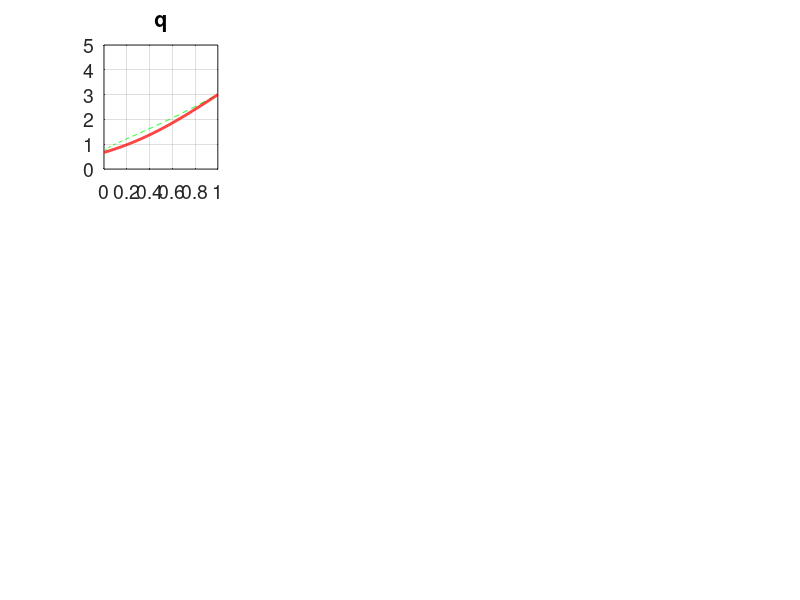

Source code (MATLAB): (Note: this script raises an error after producing the figure.)
% Hua-sheng XIE, huashengxie@gmail.com, IFTS-ZJU, 2013-03-10 08:14
% Tokamak q, n, T profile generator, for Shafranov shift equilibrium
% Normalization: White2001 book, B0=1, R0=1

close all; clear; clc;
opt=3;

% % eq=8, xhs ballooning
% r0=66.6; % major radius, unit=cm
% b0=16772; % on-axis magnetic field, unit=gauss
% etemp0=1.5625e3; % on-axis electron temperature, unit=ev
% % eden0=1.5346e14/3; % on-axis electron number density, unit=1/cm^3
% eden0=0.5e14;

% % eq=8, xhs ballooning
r0=165; % major radius, unit=cm
b0=13500; % on-axis magnetic field, unit=gauss
etemp0=0.4e3; % on-axis electron temperature, unit=ev
% eden0=1.5346e14/3; % on-axis electron number density, unit=1/cm^3
eden0=5e13;

% % eq=1, Cyclone
% r0=83.5;
% b0=20125.4;
% etemp0=2223.0;
% eden0=0.3142e14;

% % eq=3, Wenjun RSAE case
% r0=141.94; % major radius, unit=cm
% b0=19100.0; % on-axis magnetic field, unit=gauss
% etemp0=2500.0; % on-axis electron temperature, unit=ev
% eden0=1.448e14/2;

% etemp0=etemp0/2; eden0=eden0/2;

itemp0=etemp0;
iden0=eden0;
ftemp0=2.0*etemp0;
% fden0=1.0e-5*eden0;
fden0=1.0e-3*eden0;

% keep this the same with GTC analytic.F90 & eqdata.F90
fload=0; qelectron=-1; qion=1; qfast=1;
if(fload==0)
    nipp=abs(qelectron)/qion;
    fden0=1.0e-6*eden0; % eqdata.F90, subroutine analyticeq
else
    nipp=(abs(qelectron)-fden0*qfast)/qion;
end

%%
% npp=50; 
npp=256;
if(opt==1) 
    % 1, original GTC analytical eq, q=q1+q2*psi+q3*psi^2, n,T=tanh()

% % eq=1, Cyclone    
%     psiw=0.0375;
%     q1=0.82; q2=1.1; q3=1.0;
%     ne1=0.205; ne2=0.3; ne3=0.4;
%     te1=0.415; te2=0.18; te3=0.4;

% % eq=3, Wenjun RSAE case
%     psiw=0.02895;
%     q1=1.87; q2=-1.2; q3=2.0;
%     ne1=0.0; ne2=0.0; ne3=1;
%     te1=0.0; te2=0.0; te3=1.0;

% % eq=8, xhs ballooning
%     psiw=0.012;
%     q1=1.5; q2=0.0; q3=1.0;
%     psiw=0.0075;
%     q1=1.2;q2=1.5;q3=0.9;
    psiw=0.012;
    q1=1.0; q2=0.0; q3=2.0;
    ne1=0.4944; ne2=0.7; ne3=0.04;
    te1=0.0; te2=0.0; te3=1.0;
    
%     psiw=0.05; % psi on wall
    psi=0:(1/npp)*psiw:psiw;
    psi_n=psi./psiw; % normalization psi

%     q1=1.0; q2=0.0; q3=2.0;
    q=q1+q2.*psi_n+q3.*psi_n.^2;

    r=sqrt(2.*(q1.*psi_n+(q2.*psi_n.^2)./2.0+(q3.*psi_n.^3)./3.0)*psiw);
    a=max(r); % minor radius, a/R0
    r_n=r./a; % r/a

%     ne1=0.4944; ne2=0.7; ne3=0.05;
    ne_n=1.0+ne1.*(tanh((ne2-(psi_n))./ne3)-1.0);

%     te1=0.0; te2=0.0; te3=1.0;
    te_n=1.0+te1.*(tanh((te2-(psi_n))./te3)-1.0);
    
    ti_n=te_n;
    nf_n=ne_n;
    tf_n=ti_n;
    ni_n=ne_n;

elseif(opt==2 || opt==3)
    r_n=0:(1/npp):1;
    dr=r_n(2)-r_n(1);
    
    if(opt==2)
        % 2, 11-poits fitting q, n, T
% qdat=[0  ,  0.1 , 0.2 , 0.3 , 0.4 , 0.5 , 0.6 , 0.7 , 0.8 , 0.9 , 1.0 ;
%       1.00, 1.05, 1.13, 1.35 , 1.76, 2.15 , 2.67, 3.25 , 3.82, 4.45, 5.02];
%   
%         q=interp1(qdat(1,:),qdat(2,:),r_n,'spline');

%         q0=1.4; q1=1.9; q2=1.2; q3=3-(q0+q1+q2);
%         q=q0+q1*r_n+q2*r_n.^2+q3*r_n.^2;
        
        q=1.2+1.3*(tanh((r_n-0.5)/1.2)+1);
        
  
    else
        % 3, 11-poits fitting s, ...
% sdat=[0  ,  0.2 , 0.4 , 0.6 , 0.75 , 0.81, 0.88 , 0.91 , 0.94 , 0.97, 1.0 ;
%       0.00, 0.1,  0.3,  0.4 , 0.5,  0.61 , 0.81, 0.91 , 0.95, 0.98, 1.0];
%         s=interp1(sdat(1,:),sdat(2,:),r_n,'cubic');
        s=1-1*(r_n-1).^2;

        q0=0.7; % set a guess q(r=0)
        tmp=[0,cumsum(s(2:end)./r_n(2:end)).*dr];
        q=q0.*exp(tmp);
        
%         qa=3.5; % fix qa
        qa=3.0; % fix qa
        q=q./q(end)*qa;
        
    end
    
    psi_tmp=[0,cumsum(r_n(2:end)./q(2:end)).*dr];  % psip=integral(r/q)
    a=40/165; % set a=r0/R0
    psi=a^2*psi_tmp;
    psiw=max(psi);
    psi_n=psi./psiw; % normalization psi
    r=r_n.*a;
    
    % 11-poits fitting n, T
% nedat=[0  ,  0.2 , 0.4 , 0.6 , 0.72 , 0.81, 0.85 , 0.875 , 0.905 , 0.93, 0.97, 1.0 ;
%       1.00, 0.99, 0.97, 0.93 , 0.89 , 0.85, 0.75 , 0.51, 0.21 , 0.09, 0.045, 0.04];
% nedat=[0  ,  0.2 , 0.4 , 0.56 , 0.68 , 0.81, 0.85 , 0.875 , 0.905 , 0.93, 0.97, 1.0 ;
%       1.00, 0.9, 0.7, 0.5 , 0.4 , 0.3, 0.2 , 0.15, 0.105 , 0.08, 0.055, 0.05]; % 2014-07-27
nedat=[0  ,  0.2 , 0.4 , 0.56 , 0.68 , 0.84, 0.87 , 0.90 , 0.925 , 0.945, 0.965,  1.0 ;
      1.00,  0.9,  0.79,  0.725 , 0.65, 0.55, 0.35 , 0.21,  0.135 ,  0.10, 0.065, 0.05];
% tedat=[0  ,  0.2 , 0.4 , 0.6 , 0.75 , 0.88, 0.91 , 0.93 , 0.955 , 0.98, 1.0 ;
%       1.00, 0.99, 0.97, 0.93 , 0.89 , 0.85, 0.79 , 0.55, 0.29 , 0.15, 0.1];
    tedat=nedat;
%   tedat(2,:)=0.*tedat(2,:)+1.0;
   
%     ne_n=interp1(nedat(1,:),nedat(2,:),r_n,'spline');
%     te_n=interp1(tedat(1,:),tedat(2,:),r_n,'spline');
    ne_n=interp1(nedat(1,:),nedat(2,:),r_n,'cubic');
    te_n=interp1(tedat(1,:),tedat(2,:),r_n,'cubic');
    
    ni_n=ne_n;
    ti_n=te_n;
    nf_n=ne_n;
    tf_n=te_n;
    
else
    % Reading data from TRANSP
    % copy and modify from previous file "nc_readncwp2.m"
    % need rewrite
    
    ncid=netcdf.open('iterdb.nc.01550','NC_NOWRITE');
    %load profiletmp;
    load -ascii proshape1.dat;

    %mpsi=length(psir);
    dimid=netcdf.inqDimID(ncid,'dim_rho');
    [dimname,mpsi]=netcdf.inqDim(ncid,dimid);

    lsp=100; %!!!!!!!!!!!!!!!!!!!!!!!!!!!!!!!!!!!!!!!
    len2=15;

    rad=[1:mpsi]';
    rad1=linspace(1,mpsi,lsp)';

    dataid=netcdf.inqVarID(ncid,'psir_grid');%%%%%%%%%%
    psir=netcdf.getVar(ncid,dataid);%%%%%%%%%%%%%%%

    % psipol1=interp1(rad,psir,rad1,'spline');
    psiptmp=linspace(psir(1),psir(end),lsp+1);
    psipol1=psiptmp(2:end);

    dataid=netcdf.inqVarID(ncid,'rho_grid');%%%%%%%%%
    rho_grid=netcdf.getVar(ncid,dataid);%%%%%%%%%%%

    dataid=netcdf.inqVarID(ncid,'Te');%%%%%%%%%
    Te=netcdf.getVar(ncid,dataid);%%%%%%%%%%%

    dataid=netcdf.inqVarID(ncid,'ene');%%%%%%%%%
    ene=netcdf.getVar(ncid,dataid);%%%%%%%%%%%

    dataid=netcdf.inqVarID(ncid,'Ti');%%%%%%%%%
    Ti=netcdf.getVar(ncid,dataid);%%%%%%%%%%%

    dataid=netcdf.inqVarID(ncid,'enion');%%%%%%%%%
    enitemp=netcdf.getVar(ncid,dataid);%%%%%%%%%%%
    eni=enitemp(:,1);%?????????????????????????????????????????
    enimp=enitemp(:,2);%?????????????????????????????????????????
    %??????????????????????????????????????????????????????????????????
    %dataid=netcdf.inqVarID(ncid,'tglf_imp_e_flux');%%%%%%%%%
    %enimp=netcdf.getVar(ncid,dataid);%%%%%%%%%%%
    %??????????????????????????????????????????????????????????????????

    profile=zeros(mpsi,len2);
    profile1=zeros(lsp,len2);
    profile1(:,1)=psipol1;

    profile(:,1)=psir;
    profile(:,2)=rho_grid;
    profile(:,3)=rho_grid;
    profile(:,4)=1.0;
    profile(:,5)=1.0+rho_grid;
    profile(:,6)=Te;
    profile(:,7)=ene;
    profile(:,8)=Ti;
    profile(:,9)=1.0;
    profile(:,10)=0.0;
    profile(:,11)=0.0;
    profile(:,12)=eni;
    profile(:,13)=enimp;%??????????????????????????????
    profile(:,14)=1.0;
    profile(:,15)=1.0;

    %estimate radial domain size
    rc=rho_grid(end)*0.8; %in meter
    psic=interp1(rho_grid,psir,rc);
    rho1=interp1(psir,rho_grid,0.27);
    rho0=2*rc-rho1;
    psi00=interp1(rho_grid,psir,rho0);
    psi11=interp1(rho_grid,psir,rho1);

    len1=length(psir);
    indx1=sum(psipol1<psi00);
    indxc=sum(psipol1<psic);
    indx2=len1-sum(psipol1>psi11);

    psi0=interp1(rho_grid,psir,rho0-0.02);
    psi0/psir(end);
    psi1=interp1(rho_grid,psir,rho1+0.02);
    psi1/psir(end);

    tec=interp1(rho_grid,Te,rc);
    tic=interp1(rho_grid,Ti,rc);
    nec=interp1(rho_grid,ene,rc);

    for j=2:len2,
        profile1(:,j)=interp1(profile(:,1),profile(:,j),psipol1,'spline');
    end

    %smooth function at two ends
    dpsi=psipol1(2)-psipol1(1);

    for jt=6:8
    profiletmp=profile1(:,jt);
    profileint=zeros(size(profiletmp));
    for j=2:length(profiletmp)
        profileint(j)=profileint(j-1)+(proshape1(j-1,2)*profiletmp(j-1)+proshape1(j-1,2)*profiletmp(j-1))*0.5*dpsi;
    end
    profiletmp1=profiletmp.*proshape1(:,2)-profileint;
    profiletmp1=profiletmp1(indxc)-profile1(indxc,jt);
    profile1(:,jt)=profiletmp1;
    end

    %%correction to ni to make ni=ne
    %%normalize psipol1
    profile1(:,1)=profile1(:,1)/profile1(end,1);
    profile1(:,12)=profile1(:,7);
    
    
end

if(opt==1 || opt==2 || opt==3)
    lsp=length(r);

    Zeff=zeros(1,lsp);
    Er=zeros(1,lsp);
    nimp=zeros(1,lsp);
    omega_tor=zeros(1,lsp);

    x=sqrt(psi);

    % s=(r/q)*(dq/dr)
    s=r_n(1:end-1).*(log(q(2:end))-log(q(1:end-1)))./diff(r_n);
%     s=[s(1),s];
    s=[s,2*s(end)-s(end-1)];

    R0=r0; % unit=cm
%     r=r_n*r0; % unit=cm
    r=r_n*a*R0; % unit=cm
    R=R0+r; % unit=cm
    ne=ne_n*eden0; % unit=1/cm^3
    te=te_n*etemp0; % unit=ev
    ni=ni_n*iden0;
    ti=ti_n*itemp0;
    nf=nf_n*fden0;
    tf=tf_n*ftemp0;
    
    rho_M=ni/ni(1); % mass density

    betae=4.03e-11.*te.*ne/(b0*b0); % average <bb> is equal to b0=1
    betai=4.03e-11.*ti.*ni/(b0*b0);
    betaf=4.03e-11.*tf.*nf/(b0*b0);
%     beta=betae+betai+betaf;
    beta=betae;
    p=beta;

    % alpha=-q^2*R*(dbeta/dr), R=1
    alpha=-R0*q(1:end-1).^2.*diff(beta)./diff(r);
    alpha=[alpha(1),alpha];

end

%% plot
hf=figure('unit','normalized','Position',[0.1 0.4 0.7 0.53],...
            'Name','Equilibrium profile',... % 'menubar','none',...
            'NumberTitle','off');
set(gcf,'DefaultAxesFontSize',14);

subplot(341); plot(psi_n,q,'--g',r_n,q,'r','LineWidth',2);
xlim([0,1]); ylim([0,5]); grid on;
title('q');
legend('(psi_n)','(r_n)',2); legend('boxoff');

subplot(342);plot(psi_n,r,'--g','LineWidth',2);
grid on;xlim([0,1]);title('r(psi_n)');

subplot(343); plot(psi_n,ne_n,'--g',r_n,ne_n,'r','LineWidth',2);
xlim([0,1]); ylim([0,1.2]); grid minor;
title('ne');
subplot(344);plot(psi_n,te_n,'--g',r_n,te_n,'r','LineWidth',2);
xlim([0,1]);grid on;
title('Te');

subplot(345); plot(psi_n,ni_n,'--g',r_n,ni_n,'r','LineWidth',2);
xlim([0,1]); ylim([0,1.2]); grid minor;
title('ni');
subplot(346);plot(psi_n,ti_n,'--g',r_n,ti_n,'r','LineWidth',2);
xlim([0,1]);grid on;
title('Ti');

subplot(347); plot(psi_n,nf_n,'--g',r_n,nf_n,'r','LineWidth',2);
xlim([0,1]); ylim([0,1.2]); grid minor;
title('nf');
subplot(348);plot(psi_n,tf_n,'--g',r_n,tf_n,'r','LineWidth',2);
xlim([0,1]);grid on;
title('Tf');

subplot(3,4,9);
plot(psi_n,s,'--g',r_n,s,'r','LineWidth',2);
xlim([0,1]); title('s=(r/q)(dq/dr)'); grid minor;

subplot(3,4,10);
plot(psi_n,alpha,'--g',r_n,alpha,'r','LineWidth',2);
xlim([0,1]);title('\alpha=-q^2R(d\beta/dr)');grid minor;

subplot(3,4,11);
dlnne=-(log(ne(2:end))-log(ne(1:end-1)))./(r_n(2:end)-r_n(1:end-1));
plot(psi_n(1:end-1),-(log(ne(2:end))-log(ne(1:end-1)))./(psi_n(2:end)-psi_n(1:end-1)),...
    '--g',r_n(1:end-1),dlnne,'r','LineWidth',2);
xlim([0,1]);title('-dln(ne)');grid on;

print('-dpng','profile_dat.png');


%% output

fid_tmp = fopen('profile_tmp.dat', 'w'); % for shafeq_spdata.m
profile_tmp=[R; r; q; p];
fprintf(fid_tmp,'%16.8e %16.8e %16.8e %16.8e\n',profile_tmp);
fclose(fid_tmp);

awcon=1;
if(awcon==1)
    fid_sa = fopen('profile_sa.dat', 'w'); % for awcon.m
    profile_sa=[r_n; q; p; rho_M];
    fprintf(fid_sa,'%16.8e\n',a);
    fprintf(fid_sa,'%16.8e %16.8e %16.8e %16.8e\n',profile_sa);
    fclose(fid_sa);
end

% type profile_tmp.dat
zeff=1+0.*x; Er=0+0.*x; omega_tor=0+0.*x; nimp=0+0.*x;
% nf=0+0.*x; tf=0+0.*x;
fid = fopen('profile.dat', 'w'); % for GTC
profile=[psi_n; x; r; R0+0.*x; R; te; ne; ti; zeff; omega_tor; Er; ni; nimp; nf; tf];
fprintf(fid,'%s\n','    Pol-Flux             x               r               R                R+r              Te                ne               Ti             Zeff           omega-tor            Er               ni             nimp              nf               Tf');
fprintf(fid,'%16.8e %16.8e %16.8e %16.8e %16.8e %16.8e %16.8e %16.8e %16.8e %16.8e %16.8e %16.8e %16.8e %16.8e %16.8e\n',profile);

strend=[10,10,10,'Poloidal Flux in Webers',10,...
'x is square root of normalized toroidal flux',10,...
'r is midplane radius in cm (midplane halfwidth of flux surface width at midplane)',10,...
'R is flux surface center in cm',10,...
'R+r is local major radius in cm on the outer midplane',10,...
'Te is electron temperature in eV',10,...
'ne is electron density in m^-3',10,...
'Ti is ion temperature in eV; last two points are artificial',10,...
'Zeff is from Carbon density profile measurement',10,...
'omega-tor is measured angular velocity from carbon rotation in radians/sec;to get votr, multiply omega by local R from equilibrium (or from R+r)',10,...
'Er is radial electric field in volts/cm',10,...
'ni is ion density in m^-3',10,...
'nimp is impurity density in 10^19 m^-3',10,...
'nf is fast ion density in m^-3',10,...
'Tf is electron temperature in eV'];

fprintf(fid,'%s\n',strend);


fclose(fid);
